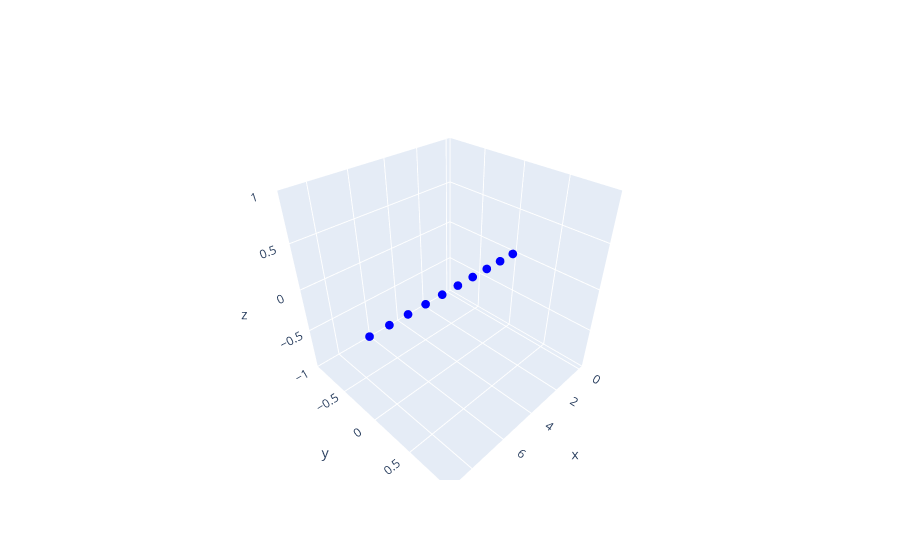

Source (notebook cell):
### Code cell
pts = []
for x in range(10):
    pts.append([x, 0, 0])

rendering(pts)

### Figure 1 — Plotly figure (JSON) as saved in the notebook; plotly's stock layout.template omitted (floating-point values rounded to 4 significant figures)
{"data": [{"line": {"color": "red", "width": 2}, "marker": {"color": "blue", "size": 3}, "mode": "markers", "name": "Vector", "showlegend": false, "type": "scatter3d", "x": [0, 1, 2, 3, 4, 5, 6, 7, 8, 9], "y": [0, 0, 0, 0, 0, 0, 0, 0, 0, 0], "z": [0, 0, 0, 0, 0, 0, 0, 0, 0, 0]}], "layout": {}}
